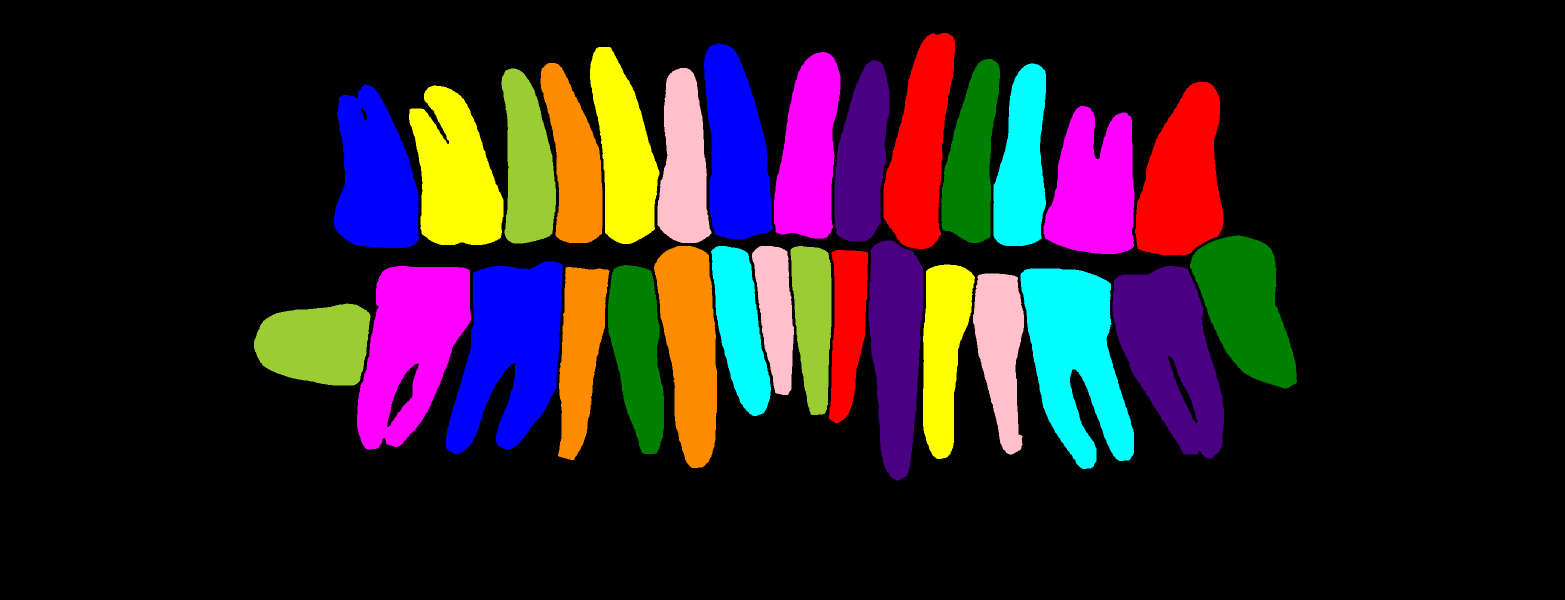
#> input picture connected_component_images/98.png, 3130 x 1200 px, found by its file name (shown at 1/2 size)
$ jupyter execute connected_component.ipynb   (shell and % lines are left out)   (older library calls are emulated)
#> lines starting #> are read from the running program, lines starting #| are printed output that depends on the picture; after the words box and inside, x2 and y2 are one past the last pixel; in counts of white or black regions, pixels touching at a corner belong together
[cell 1]
import cv2
import numpy as np
from skimage.feature import peak_local_max
from skimage.morphology import watershed
from scipy import ndimage as ndi
import matplotlib.pyplot as plt
from imutils import perspective
from imutils import contours
from scipy.spatial import distance as dist

from scipy import ndimage as ndi
from skimage.feature import peak_local_max
from skimage.segmentation import watershed
from skimage.measure import label
from skimage.color import label2rgb
from skimage import measure

[cell 2]
# !rm -rf /content/data

###Test

[cell 3]
img='/content/98.png'

# Load in image, convert to gray scale, and Otsu's threshold
kernel =( np.ones((3,3), dtype=np.float32))
image = cv2.imread(img)
#> image is the input picture: shape (1200, 3130, 3); mean B, G, R 34.7, 29.1, 39.6
image=cv2.resize(image,(3130,1200))
image=cv2.morphologyEx(image, cv2.MORPH_OPEN, kernel)

gray = cv2.cvtColor(image, cv2.COLOR_BGR2GRAY)
thresh = cv2.threshold(gray, 0, 255, cv2.THRESH_BINARY + cv2.THRESH_OTSU)[1]
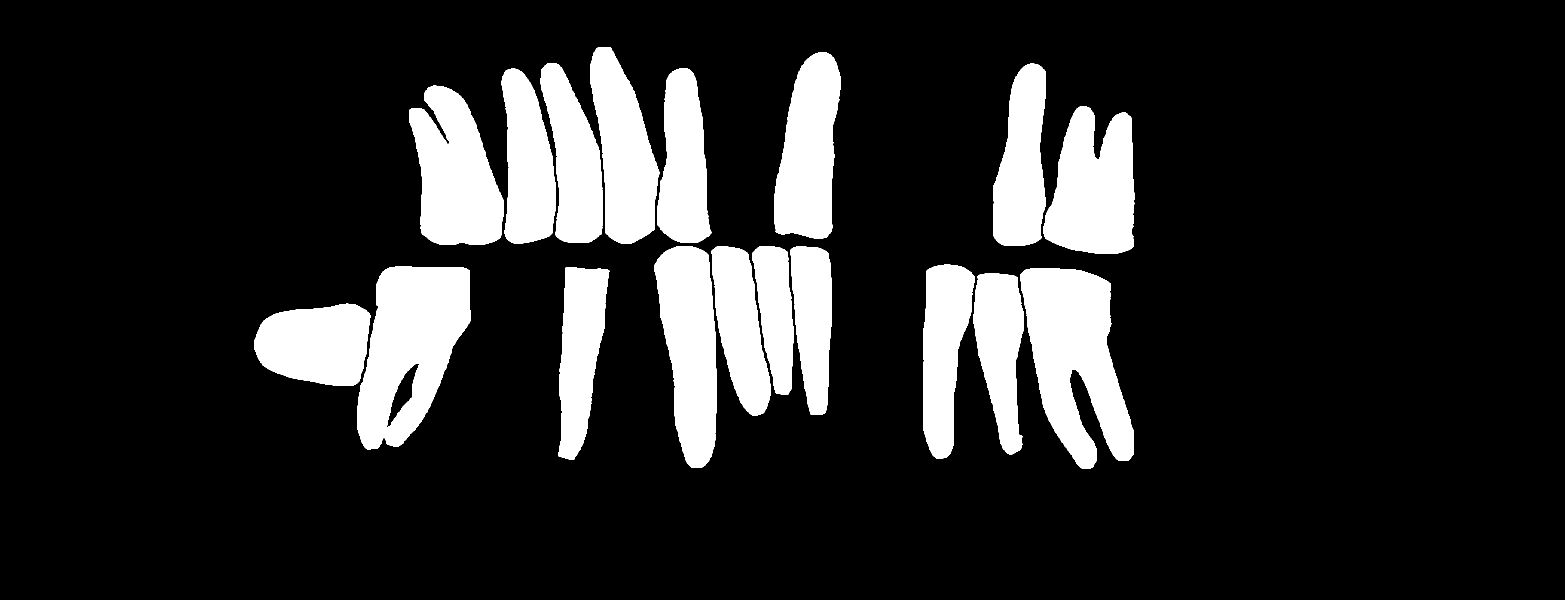
#> thresh: shape (1200, 3130) (shown at 1/2 size); 15.6% white; 18 white regions, largest, box (x1, y1, x2, y2) and area: (2041, 537, 2268, 938) 55458, (714, 532, 942, 899) 54545, (818, 171, 1007, 490) 41472

erosion = cv2.erode(thresh,kernel,iterations =5)
#> erosion: shape (1200, 3130); 13.1% white; 18 white regions, largest, box (x1, y1, x2, y2) and area: (2046, 542, 2263, 932) 46786, (719, 537, 937, 893) 46459, (823, 177, 1002, 485) 35174
#gradient, aka the contours
gradient = cv2.morphologyEx(erosion, cv2.MORPH_GRADIENT, kernel)
#> gradient: shape (1200, 3130); 0.98% white in thin lines or dots, all inside (x1, y1, x2, y2) = (512, 98, 2265, 933)

# [16 lines of commented-out code are left out]

ret,markers=cv2.connectedComponents(erosion)
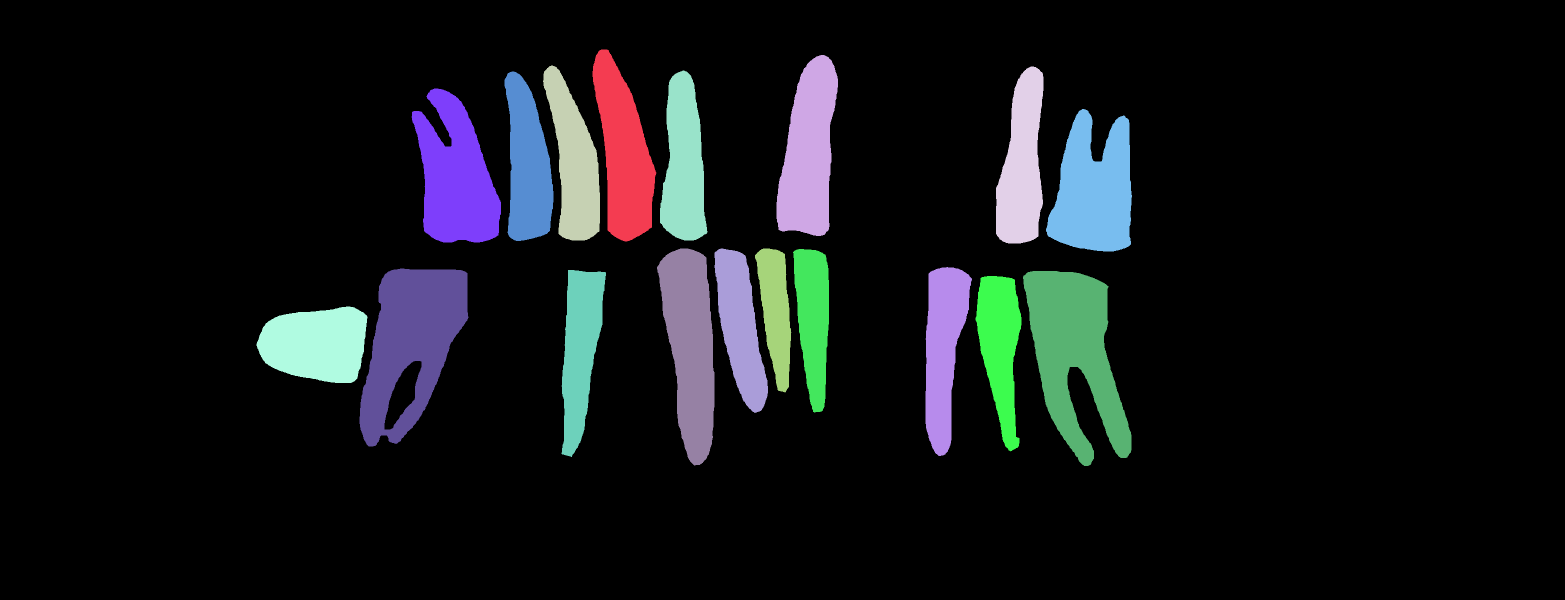
#> markers: shape (1200, 3130) int32 (shown at 1/2 size); 19 distinct labels, from 0 to 18; one colour per label, 0 black
#> ret = 19
new=watershed(erosion,markers,mask=thresh)
#> new: shape (1200, 3130) int32; 19 distinct labels, from 0 to 18
RGB = label2rgb(new, bg_label=0)
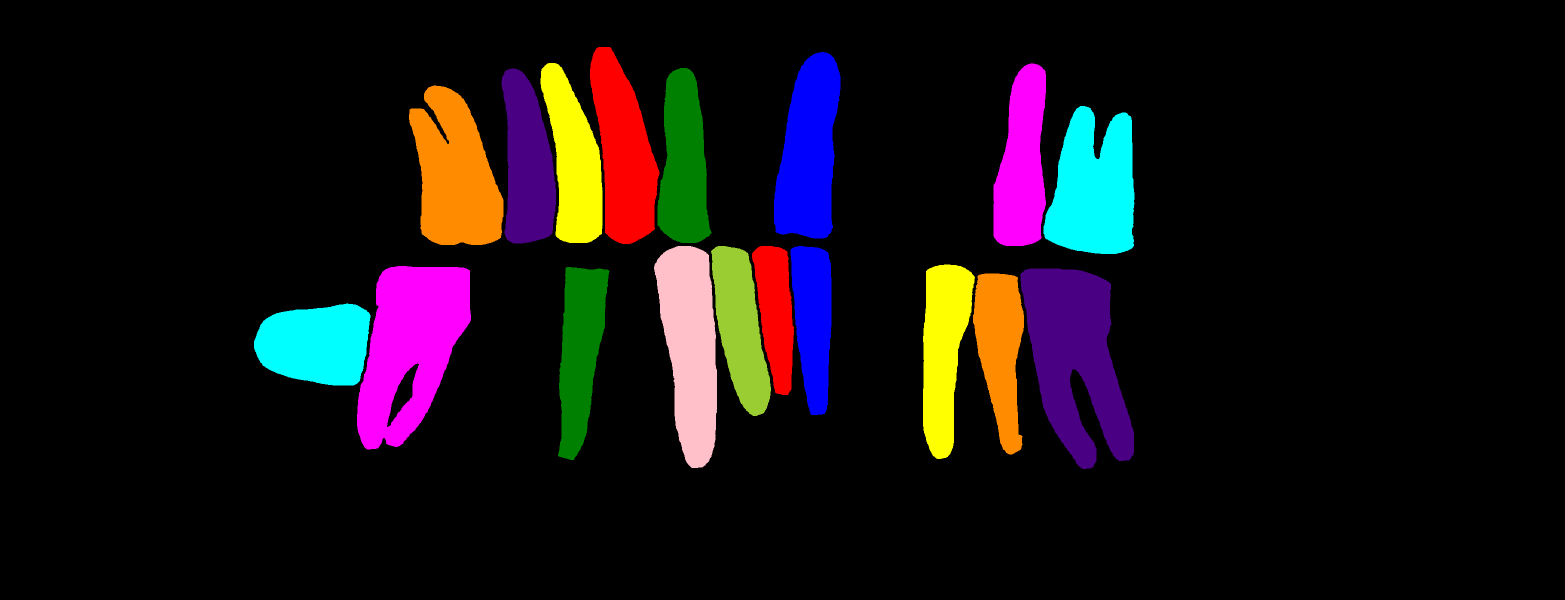
#> RGB: shape (1200, 3130, 3) float64 (shown at 1/2 size); mean R, G, B 0.0892, 0.0637, 0.0772

fig = plt.figure(figsize = (16,16))
ax = fig.add_subplot(2, 2, 1)
plt.imshow(gradient)
ax = fig.add_subplot(2, 2, 2)
plt.imshow(RGB)
plt.show()

###Post-process images###

[cell 4]
#connected components(CC)
def ConnectedComp(image):
  # Load in image, convert to gray scale, and Otsu's threshold
#> called with image = '/content/98.png'
  kernel =(np.ones((3,3), dtype=np.float32))
  image = cv2.imread(img)
  image=cv2.resize(image,(3130,1200))
  image=cv2.morphologyEx(image, cv2.MORPH_OPEN, kernel)

  gray = cv2.cvtColor(image, cv2.COLOR_BGR2GRAY)
  thresh = cv2.threshold(gray, 0, 255, cv2.THRESH_BINARY + cv2.THRESH_OTSU)[1]

  erosion = cv2.erode(thresh,kernel,iterations =5)
  #gradient, aka the contours
  gradient = cv2.morphologyEx(erosion, cv2.MORPH_GRADIENT, kernel)

  ret,markers=cv2.connectedComponents(erosion)
#> ret = 19
  new=watershed(erosion,markers,mask=thresh)
  RGB = label2rgb(new, bg_label=0)
  return erosion,gradient,RGB

[cell 5]
#upload a random image to test
img='/content/98.png'
erosion,gradient,RGB=ConnectedComp(img)

fig = plt.figure(figsize = (16,16))
ax = fig.add_subplot(1, 3, 1)
plt.imshow(erosion)
ax = fig.add_subplot(1,3, 2)
plt.imshow(gradient)
ax = fig.add_subplot(1,3, 3)
plt.imshow(RGB)
plt.show()

$ run again, with connected_component_images/1.png copied over connected_component_images/98.png
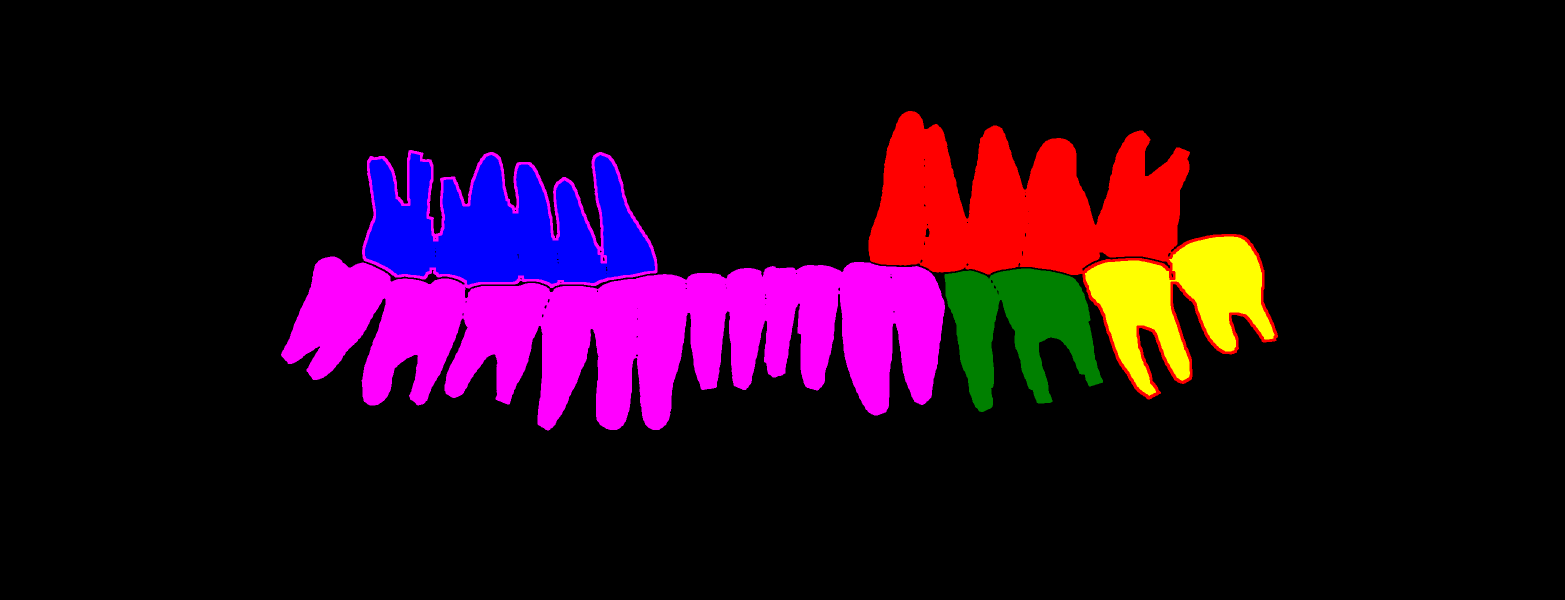
#> input picture connected_component_images/1.png, 3130 x 1200 px, found by its file name (shown at 1/2 size)
#> image is the input picture: shape (1200, 3130, 3); mean B, G, R 26, 5.6, 33.4
#> thresh: shape (1200, 3130); 14.5% white; 3 white regions, box (x1, y1, x2, y2) and area: (562, 300, 1890, 861) 287277, (1737, 222, 2556, 799) 204320, (1889, 537, 2206, 824) 51451
#> erosion: shape (1200, 3130); 11.8% white; 4 white regions, box (x1, y1, x2, y2) and area: (569, 519, 1884, 855) 226018, (1742, 228, 2374, 545) 117567, (2170, 473, 2549, 792) 56963, (1895, 542, 2198, 818) 41466
#> gradient: shape (1200, 3130); 0.89% white in thin lines or dots, all inside (x1, y1, x2, y2) = (568, 227, 2550, 856)
#> `ret,markers=cv2.connectedComponents(erosion)`:
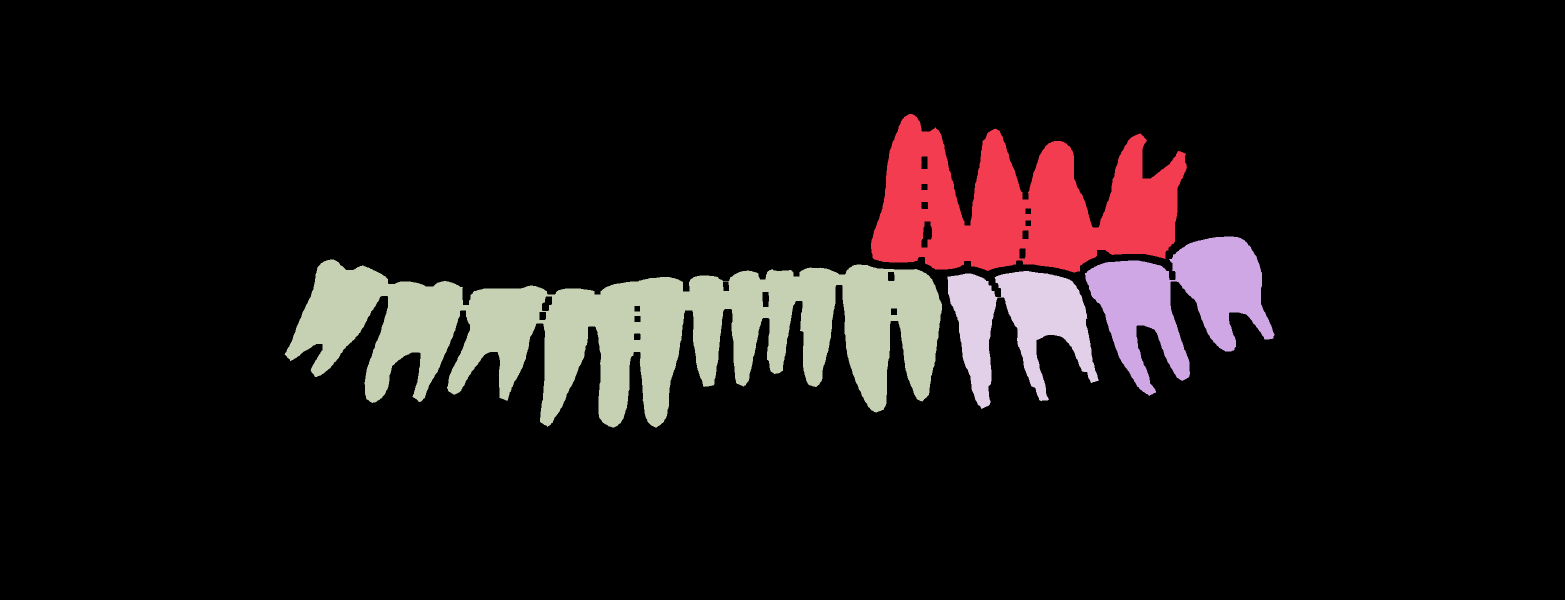
#> markers: shape (1200, 3130) int32 (shown at 1/2 size); 5 distinct labels, from 0 to 4; one colour per label, 0 black
#> `ret,markers=cv2.connectedComponents(erosion)`: ret = 5
#> new: shape (1200, 3130) int32; 5 distinct labels, from 0 to 4
#> `RGB = label2rgb(new, bg_label=0)`:
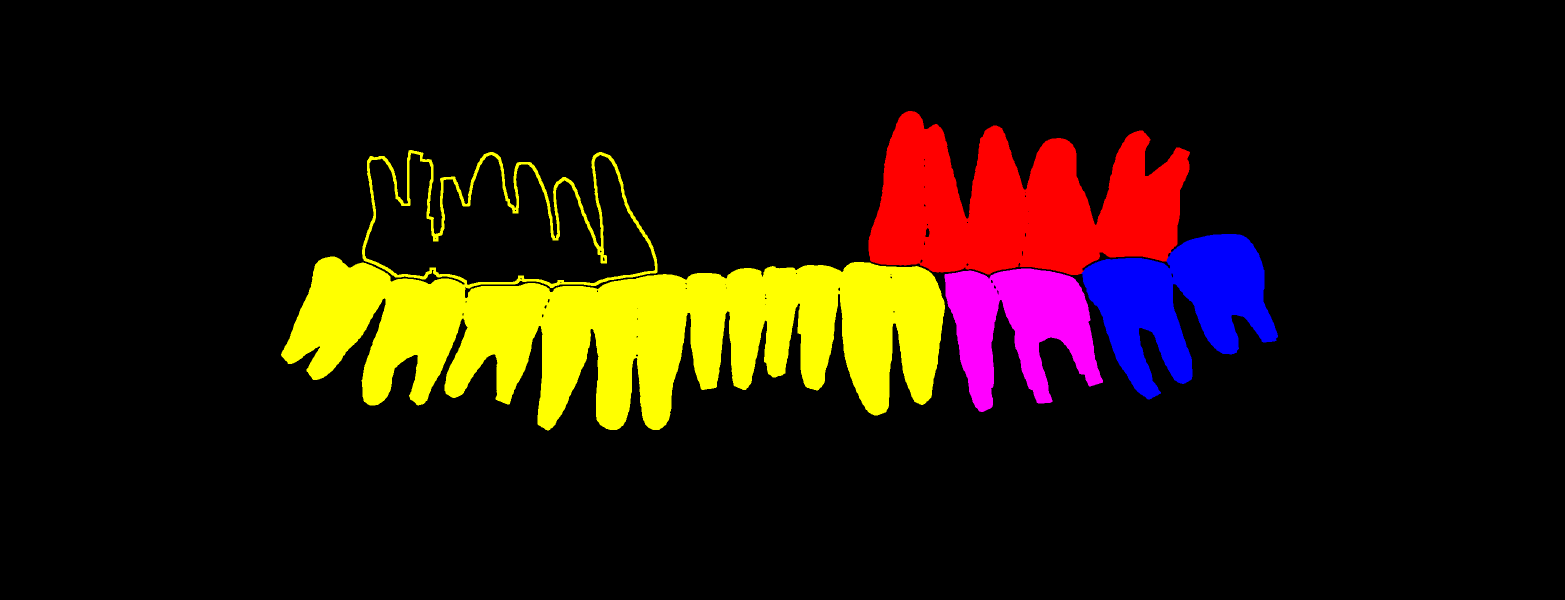
#> RGB: shape (1200, 3130, 3) float64 (shown at 1/2 size); mean R, G, B 0.126, 0.0765, 0.032
